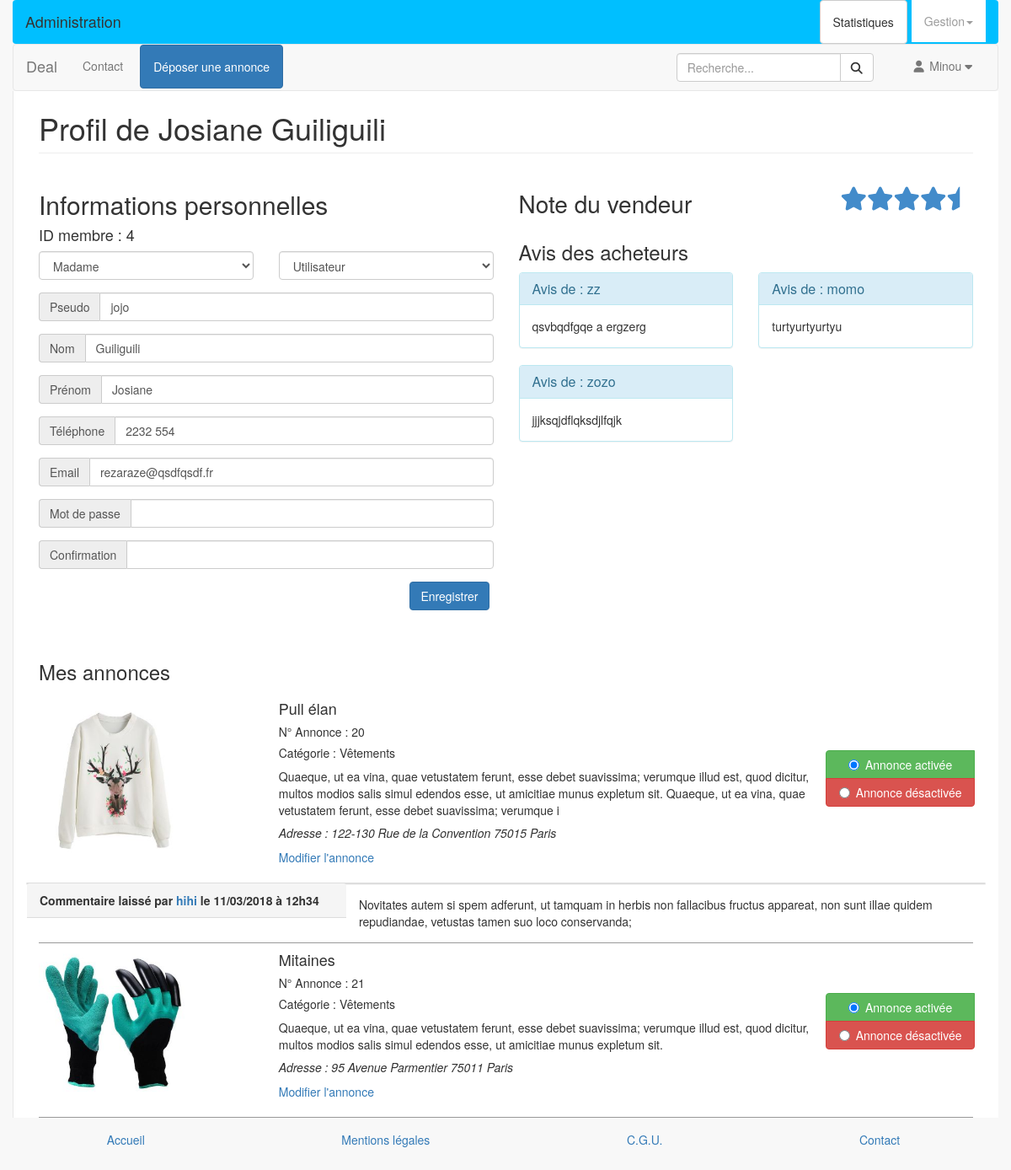
The page /profil.php?id=4 (signed in) on the database its author committed.
### tables this page shows
CREATE TABLE `membre` (
  `id` int(10) unsigned NOT NULL AUTO_INCREMENT,
  `civilite` enum('M.','Mme') NOT NULL,
  `pseudo` varchar(45) NOT NULL,
  `mdp` varchar(255) NOT NULL,
  `nom` varchar(45) NOT NULL,
  `prenom` varchar(45) NOT NULL,
  `telephone` varchar(45) DEFAULT NULL,
  `email` varchar(45) NOT NULL,
  `role` enum('user','admin') NOT NULL,
  `date_enregistrement` datetime NOT NULL DEFAULT CURRENT_TIMESTAMP,
  PRIMARY KEY (`id`),
  UNIQUE KEY `pseudo_UNIQUE` (`pseudo`)
);

CREATE TABLE `notes` (
  `id` int(10) unsigned NOT NULL AUTO_INCREMENT,
  `note` int(1) DEFAULT NULL,
  `avis` text,
  `membre_id1` int(10) unsigned DEFAULT NULL,
  `membre_id2` int(10) unsigned DEFAULT NULL,
  `date_enregistrement` datetime NOT NULL,
  PRIMARY KEY (`id`),
  KEY `fk_note_membre1_idx` (`membre_id1`),
  KEY `fk_note_membre2_idx` (`membre_id2`),
  CONSTRAINT `fk_notes_membre2` FOREIGN KEY (`membre_id2`) REFERENCES `membre` (`id`) ON DELETE CASCADE ON UPDATE CASCADE
);

CREATE TABLE `annonce` (
  `id` int(10) unsigned NOT NULL AUTO_INCREMENT,
  `dispo` varchar(10) NOT NULL DEFAULT 'active',
  `titre` varchar(255) NOT NULL,
  `description_courte` varchar(255) NOT NULL,
  `description_longue` text NOT NULL,
  `prix` float NOT NULL,
  `photo` varchar(255) DEFAULT NULL,
  `ville` varchar(100) NOT NULL,
  `adresse` text NOT NULL,
  `code_postal` char(5) NOT NULL,
  `membre_id` int(10) unsigned NOT NULL,
  `categorie_id` int(10) unsigned DEFAULT NULL,
  `region_id` int(10) unsigned NOT NULL,
  `date_enregistrement` datetime NOT NULL DEFAULT CURRENT_TIMESTAMP,
  PRIMARY KEY (`id`),
  KEY `fk_annonce_membre_idx` (`membre_id`),
  KEY `fk_annonce_region_idx` (`region_id`),
  KEY `fk_annonce_categorie_idx` (`categorie_id`),
  CONSTRAINT `fk_annonce_membre` FOREIGN KEY (`membre_id`) REFERENCES `membre` (`id`) ON DELETE CASCADE ON UPDATE NO ACTION,
  CONSTRAINT `fk_annonce_region` FOREIGN KEY (`region_id`) REFERENCES `region` (`id`) ON DELETE NO ACTION ON UPDATE NO ACTION
);

CREATE TABLE `categorie` (
  `id` int(10) unsigned NOT NULL AUTO_INCREMENT,
  `titre` varchar(100) NOT NULL,
  `mots_cles` text,
  PRIMARY KEY (`id`)
);

### include/fonctions.php (called while the page is built, shortened)
<?php
function isUserConnected () {
  return isset($_SESSION['membre']);
}
function isUserAdmin () {
  return isUserConnected() && $_SESSION['membre']['role'] == 'admin';
}

### profil.php (the view, shortened to what this page needs)
<?php
require_once __DIR__.'/include/init.php';
if (isset($_GET['id'])) {
  $idMembre = (int)$_GET['id'];
} else {
  $idMembre = $_SESSION['membre']['id'];
}
$civilite = $role = $pseudo = $nom = $prenom = $email = $idAnnonce = $telephone = '';
$req = 'SELECT * FROM membre m WHERE m.id = '. $idMembre;
$stmt = $pdo->query($req);
$infosMembre = $stmt->fetch();
extract($infosMembre);
$req = <<<EOS
SELECT a.id idAnnonce, dispo, a.titre titreAnnonce, a.photo photo,
description_courte, description_longue, ville, adresse, code_postal, a.membre_id idVendeur, ca.titre titreCategorie, r.nom nomRegion
FROM annonce a
JOIN categorie ca ON ca.id = a.categorie_id
JOIN region r ON r.id = a.region_id
WHERE a.membre_id = ?
EOS;
$stmt = $pdo->prepare($req);
$stmt->execute([$idMembre]);
$infosAnnonce = $stmt->fetchAll();
extract($infosAnnonce);
$req = <<<HD
SELECT c.id idCommentaire, c.annonce_id idAnnonce, c.commentaire, c.date_enregistrement dateCommentaire, a.membre_id idVendeur, c.membre_id idClient, m.pseudo pseudoClient
FROM commentaire c
JOIN membre m ON m.id = c.membre_id
JOIN annonce a ON a.id = c.annonce_id
WHERE c.membre_id != :idVendeur
AND (c.date_enregistrement >
(SELECT max(c.date_enregistrement)
FROM commentaire c
WHERE c.annonce_id = :idAnnonce AND c.membre_id = :idVendeur))
UNION
SELECT c.id idCommentaire, c.annonce_id idAnnonce, c.commentaire, c.date_enregistrement dateCommentaire, a.membre_id idVendeur, c.membre_id idClient, m.pseudo pseudoClient
FROM commentaire c
JOIN membre m ON m.id = c.membre_id
JOIN annonce a ON a.id = c.annonce_id
WHERE a.membre_id = :idVendeur AND c.annonce_id = :idAnnonce
AND a.membre_id NOT IN (SELECT membre_id FROM commentaire WHERE annonce_id = :idAnnonce)
ORDER BY dateCommentaire DESC
HD;
$stmtComment = $pdo->prepare($req);
$req = 'SELECT AVG(note) FROM notes n JOIN membre m ON n.membre_id2 = m.id
WHERE m.id = ' . $idMembre;
$stmt = $pdo->query($req);
$noteMoy = $stmt->fetchColumn();
$req = 'SELECT m.pseudo pseudo, n.avis avis FROM notes n JOIN membre m ON m.id = n.membre_id1 '
.'WHERE n.membre_id2 = ' . $idMembre;
$stmt = $pdo->query($req);
$lesAvis = $stmt->fetchAll();
include __DIR__.('/layout/top.php');
?>
<div id="page-wrapper">
  <div class="row">
    <div class="col-lg-12">
      <h1 class="page-header">
        Profil de <?= $prenom.' '.$nom; ?>
      </h1>
    </div>
  </div>
  <div class="row">
    <div class="col-md-6" id="infosPersos">
      <h2>Informations personnelles</h2>
      <h4>
        ID membre : <?= $idMembre; ?>
      </h4>
      <form class="profil" method="post">
        <div class="row">
          <div class="form-group col-sm-6">
            <select name="civilite" class="form-control selectpicker" id="civilite">
              <option value="Mme" <?= $civilite == 'Mme' ? 'selected' : ''; ?>>Madame</option>
            </select>
          </div>
          <?php
          if (isUserAdmin()):
            ?>
            <div class="form-group col-sm-6">
              <select name="role" class="form-control selectpicker" id="role">
                <option value="user" <?= $role == 'user' ? 'selected' : ''; ?>>Utilisateur</option>
              </select>
            </div>
          <?php endif; ?>
        </div>
        <div class="form-group col">
          <div class="input-group">
            <span class="input-group-addon" id="basic-addon1">Pseudo</span>
            <input name="pseudo" value="<?= $pseudo ;?>" type="text" class="form-control" id="pseudo" placeholder="">
          </div>
        </div>
        <div class="form-group col">
          <div class="input-group">
            <span class="input-group-addon" id="basic-addon1">Nom</span>
            <input name="nom" value="<?= $nom ;?>" type="text" class="form-control" id="nom" aria-describedby="name" placeholder="">
          </div>
        </div>
        <div class="form-group col">
          <div class="input-group">
            <span class="input-group-addon" id="basic-addon1">Prénom</span>
            <input name="prenom" value="<?= $prenom ;?>" type="text" class="form-control" id="prenom" aria-describedby="forname" placeholder="">
          </div>
        </div>
        <div class="form-group col">
          <div class="input-group">
            <span class="input-group-addon" id="basic-addon1">Téléphone</span>
            <input name="telephone" value="<?= $telephone ;?>" type="text" class="form-control" id="telephone" aria-describedby="telephone" placeholder="">
          </div>
        </div>
        <div class="form-group col">
          <div class="input-group">
            <span class="input-group-addon" id="basic-addon1">Email</span>
            <input name="email" value="<?= $email ;?>" type="email" class="form-control" id="email" aria-describedby="email" placeholder="">
          </div>
        </div>
        <div class="form-group col">
          <div class="input-group">
            <span class="input-group-addon" id="basic-addon1">Mot de passe</span>
            <input name="mdp" value="" type="password" class="form-control" id="mdp" placeholder="">
          </div>
        </div>
        <div class="form-group col">
          <div class="input-group">
            <span class="input-group-addon" id="basic-addon1">Confirmation</span>
            <input name="mdp-confirm" value="" type="password" class="form-control" id="mdp-confirm" placeholder="">
          </div>
        </div>
        <div class="pull-right">
          <button type="submit" name="infosSubmit" class="btn btn-primary pull-right">Enregistrer</button>
        </div>
      </form>
    </div>
    <div class="col-md-6">
      <div class="row" id="rating">
        <h3 class="col-sm-6 note">Note du vendeur</h3>
        <?php
        if (!$noteMoy) {
          echo '<p>Ce vendeur n\'a reçu aucune note</p>';
        } else {
          $star = '';
          for ($i=0; $i<round($noteMoy); $i++) {
            $star .= '<i class="fa fa-star note"></i>';
          }
          if ((round($noteMoy,1)*10)%10 != 0) {
            $star .= '<i class="fa fa-star-half note"></i>';
          }
          ?>
          <div class="col-sm-6">
            <div class="pull-right">
              <?= $star; ?>
            </div>
          </div>
        <?php } ?>
      </div>
      <div class="row">
        <div class="col-sm-12">
          <h3>Avis des acheteurs</h3>
        </div>
        <?php if (!$lesAvis) : ?>
          <div class="col-sm-12 well">
            <p>Ce vendeur n'a reçu aucun avis</p>
          </div>
        <?php else :
          foreach ($lesAvis as $avis) : ?>
          <div class="col-sm-6">
            <div class="panel panel-info">
              <div class="panel-heading">
                <h4 class="panel-title">Avis de : <?= $avis['pseudo']; ?></h4>
              </div>
              <div class="panel-body">
                <?= $avis['avis']; ?>
              </div>
            </div>
          </div>
        <?php endforeach; ?>
      <?php endif; ?>
    </div>
  </div>
</div>
<div class="container-fluid">
  <div class="row">
    <h3>Mes annonces</h3>
  </div>
  <?php if (!$infosAnnonce) : ?>
    <div class="col-sm-12 well">
      <p>Ce vendeur n'a publié aucune annonce</p>
    </div>
  <?php else :
    foreach ($infosAnnonce as $infoAnnonce) : ?>
    <div class="row" id="listeAnnonces">
      <div class="row">
        <div class="col-sm-3">
          <a href="<?= SITE_PATH.'photos/'.$infoAnnonce['photo']; ?>" data-lightbox="lightbox">
            <img src="<?= SITE_PATH.'photos/'.$infoAnnonce['photo']; ?>" alt="photo de <?= $infoAnnonce['titreAnnonce']; ?>">
          </a>
        </div>
        <div class="col-sm-7">
          <h4 class=""><?= $infoAnnonce['titreAnnonce']; ?></h4>
          <h5 class="">N° Annonce : <?= $infoAnnonce['idAnnonce']; ?></h5>
          <h5 class="">Catégorie : <?= $infoAnnonce['titreCategorie']; ?></h5>
          <p class=""><?= $infoAnnonce['description_courte']; ?></p>
          <em class=""><h5>Adresse : <?= $infoAnnonce['adresse'].' '. $infoAnnonce['code_postal'].' '. $infoAnnonce['ville']; ?></h5></em>
          <p><a href=" <?= SITE_PATH.'annonce-fiche.php?id='.$infoAnnonce['idAnnonce'] ;?>">Modifier l'annonce</a></p>
        </div>
        <div class="col-auto">
          <?php  if (isUserConnected() && $_SESSION['membre']['id'] == $infoAnnonce['idVendeur'] || isUserAdmin()) : ?>
            <form class="form" method="post">
              <div class="radio">
                <div class="btn-group btn-group-vertical">
                  <div class="btn btn-success">
                    <label>
                      <input class="<?php echo $infoAnnonce['idAnnonce']; ?>" type="radio" name="dispo" value= <?= ($infoAnnonce['dispo'] == 'active') ? '"active" checked' : '"active"' ;?>>Annonce activée
                    </label>
                  </div>
                  <div class="btn btn-danger">
                    <label>
                      <input class="<?php echo $infoAnnonce['idAnnonce']; ?>" type="radio" name="dispo" value=<?= ($infoAnnonce['dispo'] == 'inactive') ? '"inactive" checked' : '"inactive"' ;?>>Annonce désactivée
                    </label>
                  </div>
                </div>
              </div>
            </form>
          <?php endif; ?>
        </div>
      </div>
      <?php
      $stmtComment->bindValue(':idVendeur', $idMembre);
      $stmtComment->bindValue(':idAnnonce', $infoAnnonce['idAnnonce']);
      $stmtComment->execute();
      $infosCommentaires = $stmtComment->fetchAll();
      foreach ($infosCommentaires as $infoCommentaire) :
        if (isset($infoCommentaire['idCommentaire'])) :
          if ($infoCommentaire['idAnnonce'] == $infoAnnonce['idAnnonce']) :
            ?>
            <div class="row" id="commentairesAnnonces">
              <div class="panel panel-default">
                <div class="panel-heading col-sm-4">
                  <strong>
                    Commentaire laissé par <a href="<?= SITE_PATH.'profil.php?id='.$infoCommentaire['idClient'] ;?>">
                      <?= $infoCommentaire['pseudoClient'] ;?></a> le <?= strftime('%d/%m/%Y à %Hh%M', strtotime($infoCommentaire['dateCommentaire'])) ;?>
                    </strong>
                  </div>
                  <div class="panel-body col-sm-8">
                    <div>
                      <?= $infoCommentaire['commentaire'] ;?>
                    </div>
                  </div>
                </div>
              </div>
            <?php endif;
          endif;
        endforeach; ?>
      </div>
    <?php endforeach; ?>
  <?php endif; ?>
</div>
</div>
<?php
include __DIR__.('/layout/bottom.php');
?>

### rows shown on the page
membre: prenom "Josiane", nom "Guiliguili", civilite "Madame", role "Utilisateur", pseudo "jojo", telephone "2232 554", email "rezaraze@qsdfqsdf.fr"
notes: membre.pseudo "zz", avis "qsvbqdfgqe a ergzerg"
notes: membre.pseudo "momo", avis "turtyurtyurtyu"
notes: membre.pseudo "zozo", avis "jjjksqjdflqksdjlfqjk"
annonce: photo (picture), titre "Pull élan", id "20", categorie.titre "Vêtements", description_courte "Quaeque, ut ea vina, quae vetustatem ferunt, esse debet suavissima; verumque illud est, quod dicitur, multos modios salis simul edendos esse, ut amicitiae munus expletum sit. Quaeque, ut ea vina, quae vetustatem ferunt, esse debet suavissima; verumque i", adresse "122-130 Rue de la Convention", code_postal "75015", ville "Paris", dispo "☑ Annonce activée", dispo "☐ Annonce désactivée", pseudoClient "hihi", dateCommentaire "11/03/2018 à 12h34", commentaire "Novitates autem si spem adferunt, ut tamquam in herbis non fallacibus fructus appareat, non sunt illae quidem repudiandae, vetustas tamen suo loco conservanda;"
annonce: photo (picture), titre "Mitaines", id "21", categorie.titre "Vêtements", description_courte "Quaeque, ut ea vina, quae vetustatem ferunt, esse debet suavissima; verumque illud est, quod dicitur, multos modios salis simul edendos esse, ut amicitiae munus expletum sit.", adresse "95 Avenue Parmentier", code_postal "75011", ville "Paris", dispo "☑ Annonce activée", dispo "☐ Annonce désactivée"

### other values the page prints
getPseudo() "Minou"
$idMembre "4"
